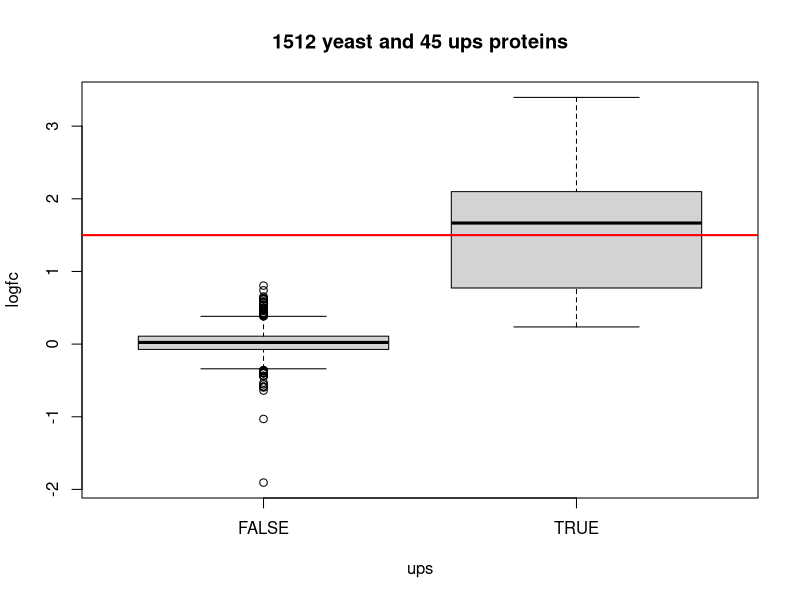

Write R code to recreate this figure.
## ---- chunk 1
library(openxlsx)
lfqSum<-read.xlsx("lfqSummariesLab3.xlsx")
head(lfqSum)
## ---- chunk 2
#We first rename the
names(lfqSum)[1] <-"accession"
lfqSum$ups<-grepl(pattern="ups",lfqSum$accession)
head(lfqSum)
## ---- chunk 3
lfqSum$mu1<-rowMeans(lfqSum[,grepl(pattern="X6A",names(lfqSum))],na.rm=TRUE)
lfqSum$mu2<-rowMeans(lfqSum[,grepl(pattern="X6B",names(lfqSum))],na.rm=TRUE)
lfqSum$logfc<-lfqSum$mu2-lfqSum$mu1
head(lfqSum)
boxplot(logfc~ups,data=lfqSum,main=paste0(sum(!lfqSum$ups)," yeast and ",sum(lfqSum$ups)," ups proteins"))
abline(h=1.5,col="red",lwd=2)
